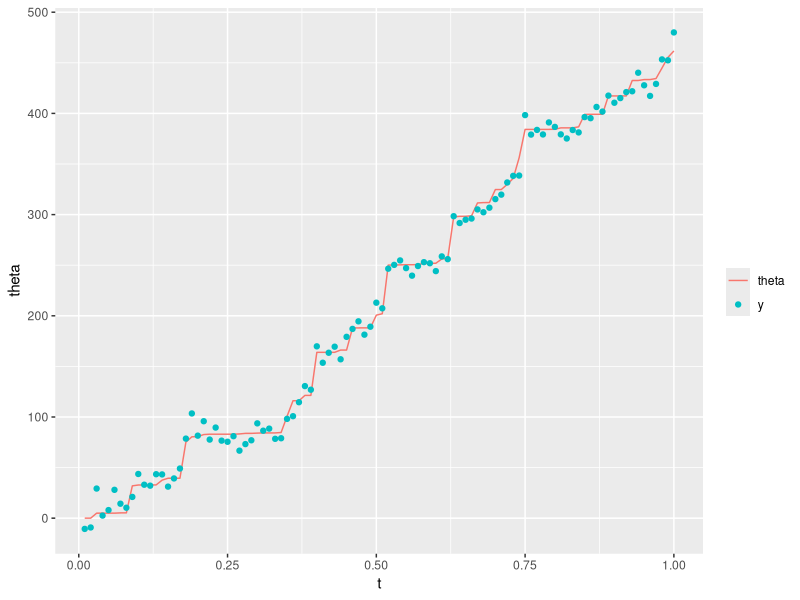

Write the R code that produced this figure.
library("ggplot2")

# "generate_data" generates fake data according to this model (which is the same as the stan model I fit it to):
# 
# For i in 1:N
#
#   theta_i ~ theta_{i-1} + s*chi_square(k_0/N)   (theta_0 = 0)
#   y_y ~ N(theta_i, sqrt(sigma_y_sq*N))
#   
generate_data <- function(k_0, s, N, sigma_y_sq) {
  theta <- s*cumsum(rchisq(N, k_0/N))
  y <- theta + rnorm(N, sd=sqrt(sigma_y_sq*N))
  t <- seq(1/N,1,1/N)
  data.frame(t=t, theta=theta, y=y)
}



# "generate_data_mean_var" generates data from the same model as above, but with the mean/variance
#   specified instead of k_0/s.
#
# E [ theta_N ]  = sum(E[ s*rchisq(k_0/N) ])
#             = s * chi_squared(k_0)
#             = s * k_0
#
# Var[ theta_N ] = sum(Var[ s*rchisq(k_0/N) ])
#             = s^2 * Var(chi_squared(N)
#             = s^2 * 2 * k_0
#             = 2*s* E[theta_n]
generate_data_mean_var <- function(mu_N, sigma_N_sq, N, sigma_y_sq) {
  s = sqrt(sigma_N_sq / (2 * mu_N))
  k_0 = mu_N / s
  generate_data(k_0, s, N, sigma_y_sq)  
}


# "generate_data_including_hyperparameters":
#   samples the hyperparameters and then uses generate_data_mean_var to generate 
#   data from the distributions determined by those hyperparameters
generate_data_including_hyperparameters <- function(N) {
  
  mu_N <- runif(1)*1000
  sigma_N <- runif(1)*1000
  sigma_y <- runif(1)*(mu_N)/50
  
  
  sigma_N_sq <- sigma_N**2
  sigma_y_sq <- sigma_y**2 

  s = sqrt(sigma_N_sq / (2 * mu_N))
  k_0 = mu_N / s
  
  fake_data <- generate_data(k_0, s, N, sigma_y_sq)  
  fake_data$mu_N = mu_N
  fake_data$sigma_N = sigma_N
  fake_data$sigma_y = sigma_y
  fake_data
}

#plotting the data
plot_fake_data <- function(fake_data) {
  fake_data_plot <- ggplot(data=fake_data) + scale_color_discrete("") +
    geom_line(mapping=aes(x=t,y=theta, color="theta")) +
    geom_point(mapping=aes(x=t,y=y,color="y")) 
  fake_data_plot
}

plot_fake_data(generate_data_including_hyperparameters(100))